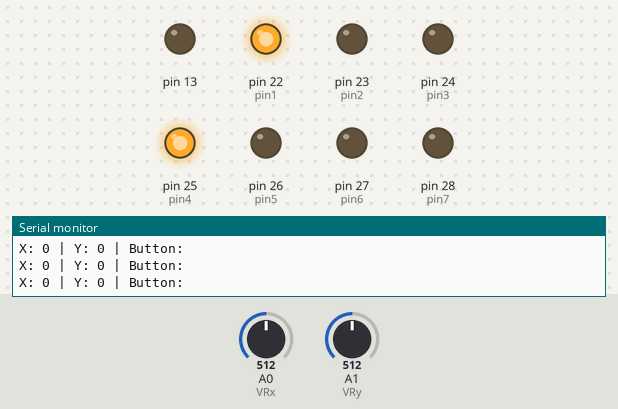
Bench run of a sketch on a simulated Arduino Mega 2560, built with avr-gcc and run on an emulated ATmega2560. Shown: output pins drawn as LEDs (lit = HIGH), the last lines printed to the serial monitor. The inputs (shaded band) are chosen by the test bench; at power-on: A0 (VRx) = 512, A1 (VRy) = 512.

Above: at 1.2 s.
1.3 s: A0 (VRx) set to 117
4.3 s: A0 (VRx) set to 100
At 5.4 s:
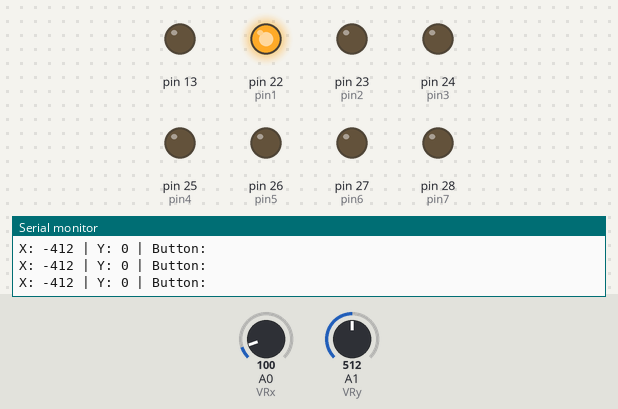
5.8 s: A0 (VRx) set to 901
8.8 s: A0 (VRx) set to 923
At 9.6 s:
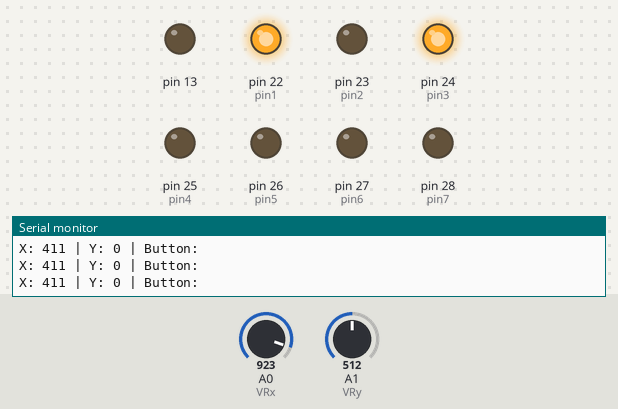
10.3 s: A1 (VRy) set to 473
At 11.4 s:
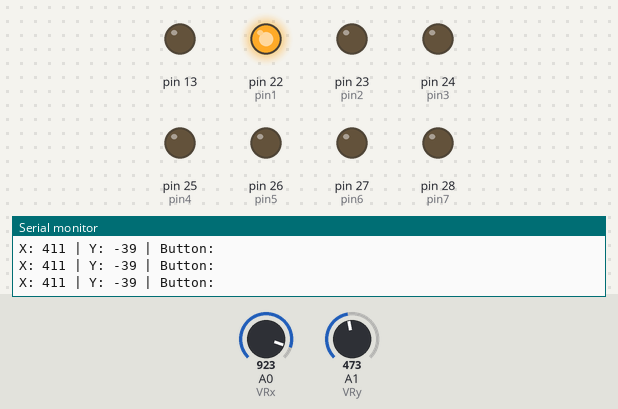
11.8 s: A1 (VRy) set to 511
At 13.1 s:
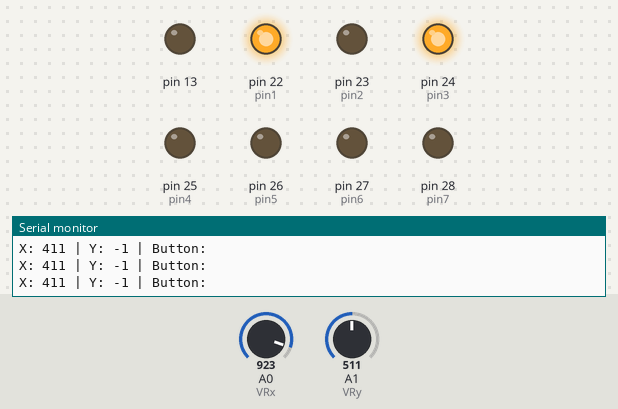
Timing chart, 0 to 14.3 s (numbered marks = the images above; inputs shaded):
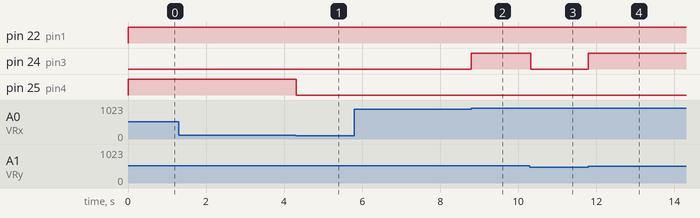

Measured:
- the behaviour switches between 112 and 111 on A0 (VRx) (found by bisection; images 0 and 1)
- the behaviour switches between 912 and 913 on A0 (VRx) (found by bisection; images 1 and 2)
- the behaviour switches between 488 and 487 on A1 (VRy) (found by bisection; images 2 and 3)
- after the input at 4.3 s, pin 25 (pin4): HIGH → LOW at once
- after the input at 8.8 s, pin 24 (pin3): LOW → HIGH at once
- after the input at 10.3 s, pin 24 (pin3): HIGH → LOW at once
- after the input at 11.8 s, pin 24 (pin3): LOW → HIGH at once

The sketch:

7segment.ino
```cpp
#define pin1 22
#define pin2 23
#define pin3 24
#define pin4 25
#define pin5 26
#define pin6 27
#define pin7 28
int VRx = A0;
int VRy = A1;
int xPosition = 0;
int yPosition = 0;
int mapX = 0;
int mapY = 0;
bool flag;

void setup() {
  // put your setup code here, to run once:
  Serial.begin(9600);
  pinMode(pin1,OUTPUT);
  pinMode(pin2,OUTPUT);
  pinMode(pin3,OUTPUT);
  pinMode(pin4,OUTPUT);
  pinMode(pin5,OUTPUT);
  pinMode(pin6,OUTPUT);
  pinMode(pin7,OUTPUT);
  pinMode(13,OUTPUT);
  pinMode(VRx, INPUT);
  pinMode(VRy, INPUT);
  flag = false;

}

void loop() {
  // put your main code here, to run repeatedly:
  //digitalWrite(13,HIGH);
  xPosition = analogRead(VRx);
  yPosition = analogRead(VRy);
  mapX = map(xPosition, 0, 1023, -512, 512);
  mapY = map(yPosition, 0, 1023, -512, 512);
  char x ;

  if(mapX>-30 && mapX<20 && mapY>400){
      x='p';
      flag = true;
      //right
  }
  else if(mapY>-25 && mapY<20 && mapX>400){
      x='n';
      flag = true;
      //up
  }
  else if(mapY>-25 && mapY<20 && mapX<-400){
      x='r';
      flag = true;
      //down
  }
  else if(mapX>-30 && mapX<20 && mapY<-400){
      x='d';
      flag = true;
      //left
  }
  if (!flag){
    x = 'p';
  }
  switch(x){
    case 'p': digitalWrite(pin1,HIGH);
              digitalWrite(pin2,LOW);
              digitalWrite(pin3,LOW);
              digitalWrite(pin4,HIGH);
              digitalWrite(pin5,LOW);
              digitalWrite(pin6,LOW);
              digitalWrite(pin7,LOW);
              break;

    case 'n':digitalWrite(pin1,HIGH);
              digitalWrite(pin2,LOW);
              digitalWrite(pin3,HIGH);
              digitalWrite(pin4,LOW);
              digitalWrite(pin5,LOW);
              digitalWrite(pin6,LOW);
              digitalWrite(pin7,LOW);
              break;

    case 'r':digitalWrite(pin1,HIGH);
              digitalWrite(pin2,LOW);
              digitalWrite(pin3,LOW);
              digitalWrite(pin4,LOW);
              digitalWrite(pin5,LOW);
              digitalWrite(pin6,LOW);
              digitalWrite(pin7,LOW);
              break;
    case 'd':digitalWrite(pin1,LOW);
              digitalWrite(pin2,LOW);
              digitalWrite(pin3,LOW);
              digitalWrite(pin4,LOW);
              digitalWrite(pin5,LOW);
              digitalWrite(pin6,HIGH);
              digitalWrite(pin7,HIGH);
              break;

  }
  Serial.print("X: ");
  Serial.print(mapX);
  Serial.print(" | Y: ");
  Serial.print(mapY);
  Serial.println(" | Button: ");
//  //Serial.println(SW_state);
  //delay(1000);


}
```
